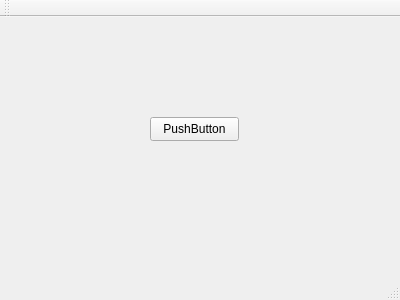
<?xml version="1.0" encoding="UTF-8"?>
<ui version="4.0">
 <class>MainWindow</class>
 <widget class="QMainWindow" name="MainWindow">
  <property name="geometry">
   <rect>
    <x>0</x>
    <y>0</y>
    <width>400</width>
    <height>300</height>
   </rect>
  </property>
  <property name="windowTitle">
   <string>MainWindow</string>
  </property>
  <widget class="QWidget" name="centralWidget">
   <widget class="MyButton" name="pushButton">
    <property name="geometry">
     <rect>
      <x>150</x>
      <y>100</y>
      <width>89</width>
      <height>24</height>
     </rect>
    </property>
    <property name="text">
     <string>PushButton</string>
    </property>
   </widget>
  </widget>
  <widget class="QMenuBar" name="menuBar">
   <property name="geometry">
    <rect>
     <x>0</x>
     <y>0</y>
     <width>400</width>
     <height>25</height>
    </rect>
   </property>
  </widget>
  <widget class="QToolBar" name="mainToolBar">
   <attribute name="toolBarArea">
    <enum>TopToolBarArea</enum>
   </attribute>
   <attribute name="toolBarBreak">
    <bool>false</bool>
   </attribute>
  </widget>
  <widget class="QStatusBar" name="statusBar"/>
 </widget>
 <layoutdefault spacing="6" margin="11"/>
 <customwidgets>
  <customwidget>
   <class>MyButton</class>
   <extends>QPushButton</extends>
   <header>mybutton.h</header>
  </customwidget>
 </customwidgets>
 <resources/>
 <connections/>
</ui>
